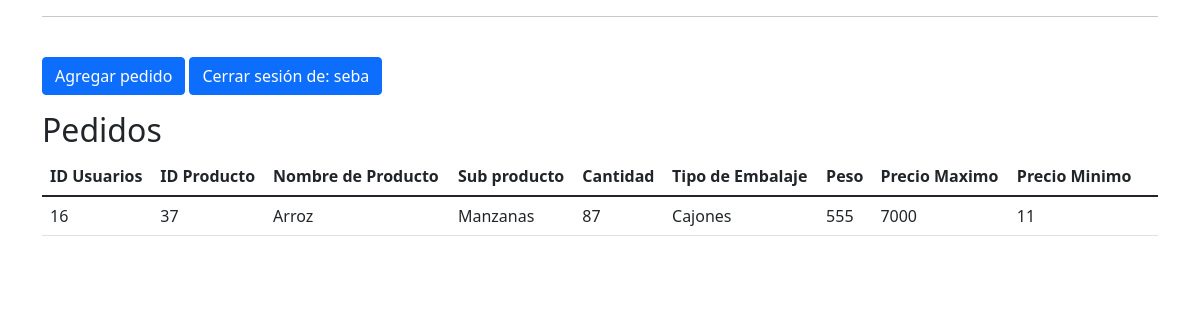
The page /inicio_crud.php (signed in) on the database its author committed.
### tables this page shows
CREATE TABLE `productos` (
  `id_producto` int(10) NOT NULL,
  `id_usuario` int(11) NOT NULL,
  `producto_nombre` varchar(20) DEFAULT NULL,
  `sub_producto` varchar(20) DEFAULT NULL,
  `cantidad` int(10) DEFAULT NULL,
  `tipo` varchar(10) DEFAULT NULL,
  `peso` decimal(65,0) DEFAULT NULL,
  `precio_max` float DEFAULT NULL,
  `precio_min` float DEFAULT NULL
);

### funciones.php (called while the page is built, shortened)
<?php
function escapar($html){
    return htmlspecialchars($html, ENT_QUOTES | ENT_SUBSTITUTE, "UTF-8");
}

### inicio_crud.php (the view, shortened to what this page needs)
<?php
include 'funciones.php';
$error = false;
$config = include 'config.php';
try {
    $dsn ='mysql:host=' .  $config['db']['host'] . ';dbname=' . $config ['db']['name'];
    $conexion = new PDO($dsn, $config ['db']['user'], $config['db']['pass'], $config ['db']['options']);
    if($_SESSION['nivel']==1){
        $consultaSQL = "SELECT * FROM productos WHERE id_usuario=" . $_SESSION['id_usuario'];
    }else{
        $consultaSQL = "SELECT * FROM productos";
    }
    $sentencia = $conexion->prepare($consultaSQL);
    $sentencia->execute();
    $productos = $sentencia->fetchAll();
} catch (PDOException $error){
    $error = $error->getMessage();
}
    $titulo = isset($_POST['nombre_puestero']) ? 'Pedidos (' . $_POST['nombre_puestero'] . ')' : 'Pedidos';
?>
<?php include "templates/header.php"; ?>
<div class="container">
    <div class="row">
        <div class="col-md-12">
            <hr>
            <a href="crear.php" class="btn btn-primary mt-4">Agregar pedido</a>
            <a href="logout.php" class="btn btn-primary mt-4">Cerrar sesión de: <?php echo $_SESSION['nombre'] ?></a>
        </div>
    </div>
</div>
<div class="container">
    <div class="row">
        <div class="col-md-12">
            <h2 class="mt-3"><?=$titulo ?></h2>
            <table class="table">
                <thead>
                    <tr>
                        <th>ID Usuarios</th>
                        <th>ID Producto</th>
                        <th>Nombre de Producto</th>
                        <th>Sub producto</th>
                        <th>Cantidad</th>
                        <th>Tipo de Embalaje</th>
                        <th>Peso</th>
                        <th>Precio Maximo</th>
                        <th>Precio Minimo</th>
                    </tr>
                </thead>
                <tbody>
                    <?php
                    if ($productos && $sentencia ->rowCount() > 0){
                        foreach ($productos as $fila) {
                            ?>
                            <tr>
                                <td><?php echo escapar ($fila['id_usuario']); ?></td>
                                <td><?php echo escapar ($fila['id_producto']); ?></td>
                                <td><?php echo escapar ($fila['producto_nombre']); ?></td>
                                <td><?php echo escapar ($fila['sub_producto']); ?></td>
                                <td><?php echo escapar ($fila['cantidad']); ?></td>
                                <td><?php echo escapar ($fila['tipo']); ?></td>
                                <td><?php echo escapar ($fila['peso']); ?></td>
                                <td><?php echo escapar ($fila['precio_max']); ?></td>
                                <td><?php echo escapar ($fila['precio_min']); ?></td>
                                <td>
                            <?php
                }
            }
                    ?>
                </tbody>
            </table>
        </div>
    </div>
</div>
<?php include "templates/footer.php"; ?>

### rows shown on the page
productos: id_usuario "16", id_producto "37", producto_nombre "Arroz", sub_producto "Manzanas", cantidad "87", tipo "Cajones", peso "555", precio_max "7000", precio_min "11"

### other values the page prints
$_SESSION['nombre'] "seba"
$titulo "Pedidos"
